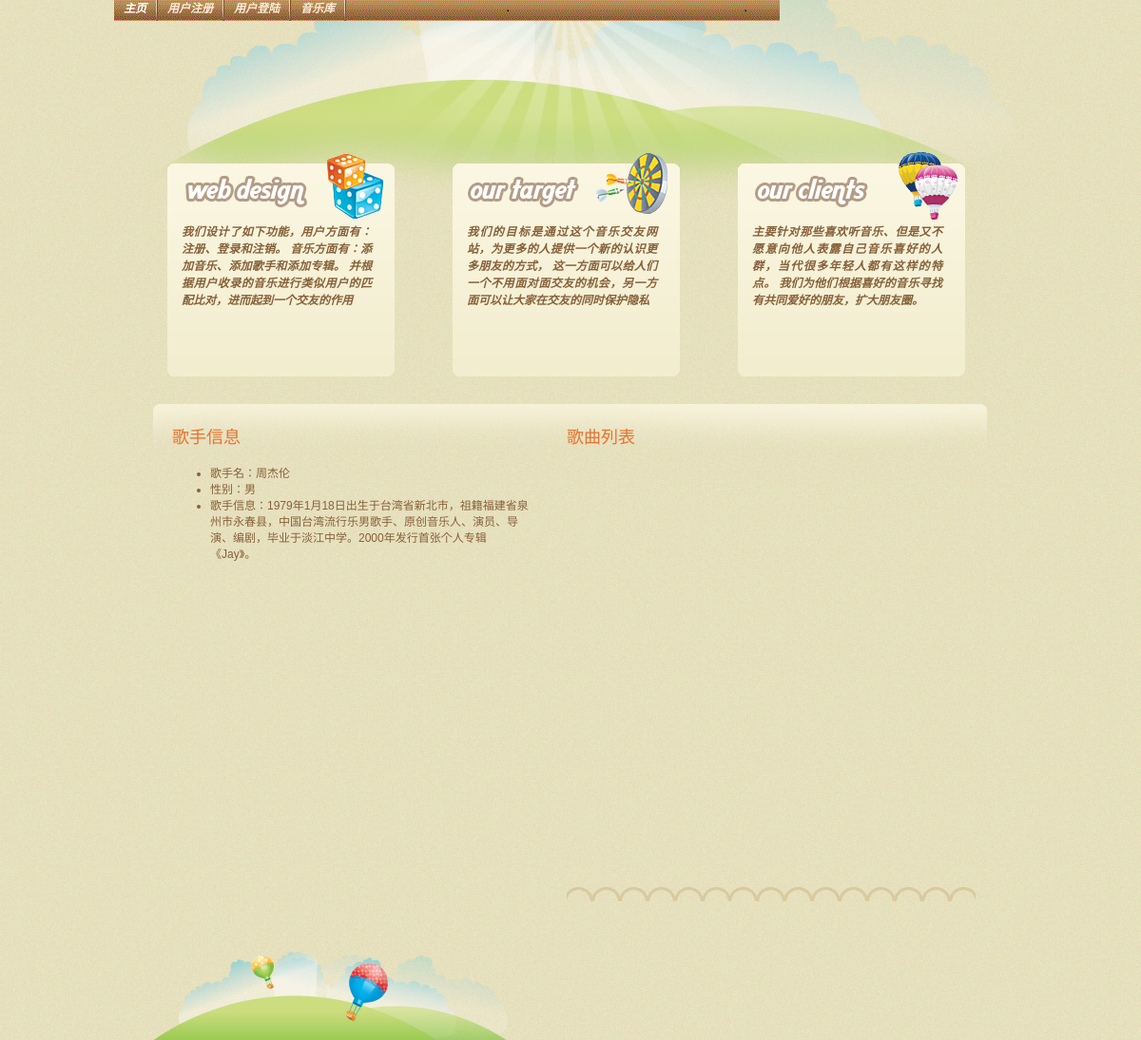
Page /musicBase/singer_index/1 on the earlier database version.
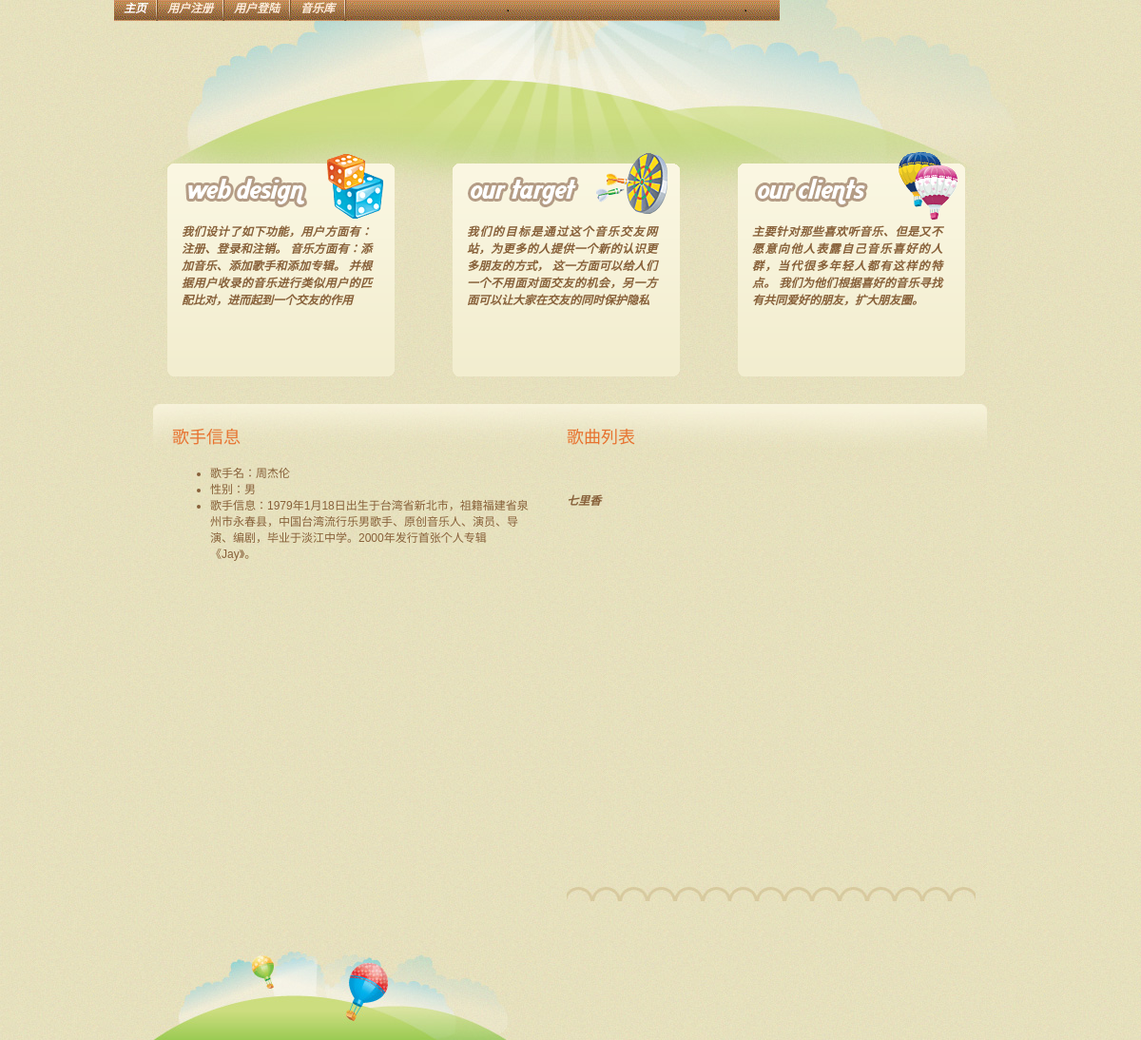
Same page on the later database version.
### musicBase/models.py (models this page shows)
class Song(models.Model):
    song_id = models.AutoField(primary_key=True)
    song_name = models.CharField(max_length=50)
    album_id = models.ForeignKey('Album',related_name='song_album', on_delete=models.CASCADE, null=True)
    song_likes = models.IntegerField(null=True, default=0)

### musicBase/singers.py (the view)
# urls.py: path(r'singer_index/<int:singer_id>',singers.singer_index,name='singer_index'),
def singer_index(req:HttpRequest,singer_id):
    singer = Singer.objects.get(singer_id=singer_id)
    albums = Album.objects.filter(singer_id=singer)
    songs = []
    for i in albums:
        tmpSong = Song.objects.filter(album_id=i)
        for j in tmpSong:
            songs.append(j)
    return render(req,'singerPage.html',{'songs':songs,'singer':singer})

### templates/singerPage.html (shortened to what this page needs)
<!DOCTYPE html PUBLIC "-//W3C//DTD XHTML 1.0 Transitional//EN"
        "http://www.w3.org/TR/xhtml1/DTD/xhtml1-transitional.dtd">
<html xmlns="http://www.w3.org/1999/xhtml">
<head>
    {% block head %}
    {% load staticfiles %}
    <link rel="stylesheet" type="text/css" href="{% static 'css/index_style.css'%}" media="screen"/>
    {% endblock %}
</head>
<body>
<div id="main_container">
    <div id="header">
        <div id="menu">
            <ul>
                <li><a class="current" href="{% url 'musicBase:index' %}" title="">主页</a></li>
                <li class="divider"></li>
                {% if request.user.is_authenticated %}
                <li><a href="{% url 'musicBase:user_index' user_id=request.user.id %}">{{ request.user }} 个人主页</a></li>
                <li><a href="{% url 'musicBase:delete_user' %}" title="">用户注销</a></li>
                <li class="divider"></li>
                <li><a href="{% url 'musicBase:logout' %}" title="">退出登录</a></li>
                <li class="divider"></li>
                <li><a href="{% url 'musicBase:update_user_info' %}" title="">用户信息管理</a></li>
                <li class="divider"></li>
                {% else %}
                <li><a href="{% url 'musicBase:regist' %}" title="">用户注册</a></li>
                <li class="divider"></li>
                <li><a href="{% url 'musicBase:login' %}" title="">用户登陆</a></li>
                <li class="divider"></li>
                {% endif %}
                <li><a href="{% url 'musicBase:music_manage' %}" title="">音乐库</a></li>
                <li class="divider"></li>
            </ul>
        </div>
    </div>
    <div class="slider_content">
        <div id="slider">
            <div class="slider-wrap">
                <div id="sliderc" class="csw">
                    <div class="panelContainer">
                        <div class="panel">
                            <div class="tab1">
                                <p class="tab_content">我们设计了如下功能，用户方面有：注册、登录和注销。
                                    音乐方面有：添加音乐、添加歌手和添加专辑。
                                    并根据用户收录的音乐进行类似用户的匹配比对，进而起到一个交友的作用</p>
                            </div>
                            <div class="tab2">
                                <p class="tab_content">我们的目标是通过这个音乐交友网站，为更多的人提供一个新的认识更多朋友的方式，
                                    这一方面可以给人们一个不用面对面交友的机会，另一方面可以让大家在交友的同时保护隐私</p>
                            </div>
                            <div class="tab3">
                                <p class="tab_content">主要针对那些喜欢听音乐、但是又不愿意向他人表露自己音乐喜好的人群，当代很多年轻人都有这样的特点。
                                    我们为他们根据喜好的音乐寻找有共同爱好的朋友，扩大朋友圈。</p>
                            </div>
                        </div>
                    </div>
                </div>
            </div>
        </div>
    </div>
</div>
<div class="main_content">
    <div class="left_content">
        <div class="title">歌手信息</div>
        <ul>
            <li>歌手名：{{singer.singer_name }}</li>
            <li>性别：{{singer.singer_gender }}</li>
            <li>歌手信息：{{ singer.singer_msg }}</li>
        </ul>
    </div>
    <div class="right_content">
        <div class="title">歌曲列表</div>
        <div class="project_box">
            <div class="project_title_tab"></div>
            <div class="project_content" style="height:400px;overflow: scroll">
                {% for i in songs %}
                    <p>{{i.song_name}}</p>
                {% endfor %}
            </div>
        </div>
    </div>
</div>
<div class="footer">
    <div class="right_footer">
    </div>
</div>
</body>
</html>

Differences in the rows shown:
added Song: song_name "七里香"
